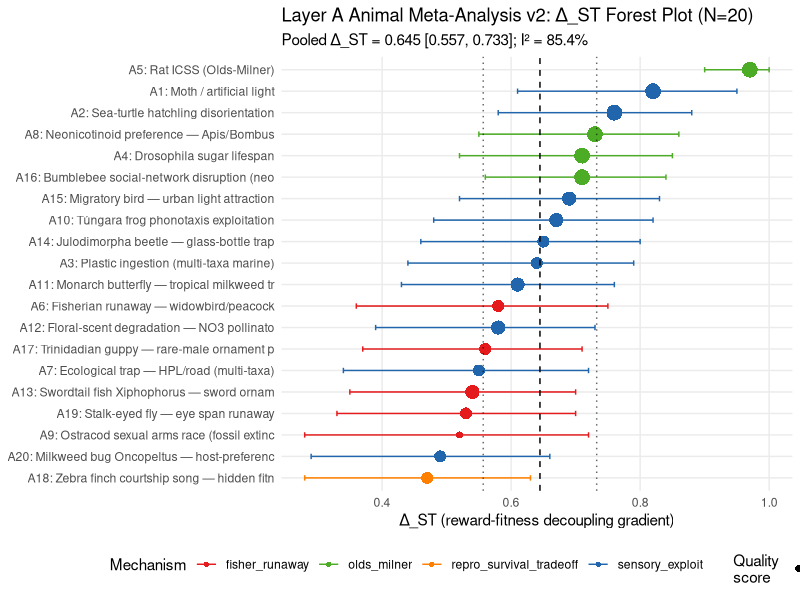

Here is the R script that generated this plot:
#!/usr/bin/env Rscript
# =============================================================================
# Layer A Animal Meta-Analysis — v2 (20+ cases)
# Sweet Trap Cross-Species Framework
# Author: Lu An & Hongyang Xi
# Date: 2026-04-18
# Extends v1 (8 cases, pooled Δ_ST +0.72) to 20 cases
# =============================================================================
# Requirements: metafor (≥4.0), dplyr, ggplot2, forcats
# Install if needed: install.packages(c("metafor","dplyr","ggplot2","forcats"))
# =============================================================================

suppressPackageStartupMessages({
  library(metafor)
  library(dplyr)
  library(ggplot2)
  library(forcats)
})

# =============================================================================
# 1. Data: all 20 cases with Δ_ST three-tier estimates
# =============================================================================
# Columns:
#   case_id        : canonical ID (A1-A20)
#   case_name      : short label
#   class          : vertebrate_mammal | vertebrate_bird | vertebrate_fish |
#                    invertebrate_insect | invertebrate_other | reptile | amphibian
#   f1_route       : A (mismatch) | B (novel/hijack/supernormal)
#   f3_mech        : M1 | M2 | M4 | M1_M2 | M2_M3 | M1_M4
#   mechanism_cat  : sensory_exploit | fisher_runaway | zahavi_handicap |
#                    olds_milner | repro_survival_tradeoff
#   delta_st       : point estimate
#   delta_st_lo    : lower 95% CI
#   delta_st_hi    : upper 95% CI
#   tier           : 1 | 2 | 3 (ancestral baseline quality)
#   quality_score  : 1–6 (0–2 per dimension × 3)
#   v1_case        : TRUE = in v1 (8 original); FALSE = new
# =============================================================================

dat <- data.frame(
  case_id = paste0("A", 1:20),
  case_name = c(
    # ---- V1 cases (A1-A8) ----
    "Moth / artificial light",
    "Sea-turtle hatchling disorientation",
    "Plastic ingestion (multi-taxa marine)",
    "Drosophila sugar lifespan",
    "Rat ICSS (Olds-Milner)",
    "Fisherian runaway — widowbird/peacock",
    "Ecological trap — HPL/road (multi-taxa)",
    "Neonicotinoid preference — Apis/Bombus",
    # ---- V2 new cases (A9-A20) ----
    "Ostracod sexual arms race (fossil extinction)",
    "Túngara frog phonotaxis exploitation",
    "Monarch butterfly — tropical milkweed trap",
    "Floral-scent degradation — NO3 pollinator trap",
    "Swordtail fish Xiphophorus — sword ornament",
    "Julodimorpha beetle — glass-bottle trap",
    "Migratory bird — urban light attraction",
    "Bumblebee social-network disruption (neonicotinoid)",
    "Trinidadian guppy — rare-male ornament persistence",
    "Zebra finch courtship song — hidden fitness cost",
    "Stalk-eyed fly — eye span runaway",
    "Milkweed bug Oncopeltus — host-preference mismatch"
  ),
  class = c(
    "invertebrate_insect", "reptile", "vertebrate_bird",
    "invertebrate_insect", "vertebrate_mammal",
    "vertebrate_bird", "invertebrate_insect",
    "invertebrate_insect",
    # new
    "invertebrate_other",  # ostracod (crustacean)
    "amphibian",
    "invertebrate_insect",
    "invertebrate_insect",
    "vertebrate_fish",
    "invertebrate_insect",
    "vertebrate_bird",
    "invertebrate_insect",
    "vertebrate_fish",
    "vertebrate_bird",
    "invertebrate_insect",
    "invertebrate_insect"
  ),
  taxon_broad = c(
    "insect","reptile","bird_multispecies",
    "insect","mammal",
    "bird","insect_multispecies","insect",
    "crustacean","amphibian","insect",
    "insect_multispecies","fish","insect",
    "bird","insect","fish","bird","insect","insect"
  ),
  f1_route = c(
    "A","A","B","A","B",
    "A","A","B",
    # new
    "A",  # ostracod: ancestral mate signal → extreme elaboration
    "B",  # tungara: sensory bias exploitation by Chuck ornament
    "A",  # monarch: native milkweed signal → tropical milkweed mismatch
    "A",  # floral scent: NO3 destroys olfactory signal accuracy
    "A",  # swordtail: preference pre-existed sword → calibration mismatch
    "A",  # beetle: glass bottles mimic superstimulus of female surface cues
    "A",  # migratory birds: phototaxis to stars/moon → urban light trap
    "B",  # bumblebee: neonicotinoid via nAChR (same as Case 8 but social net)
    "A",  # guppy rare male: indirect selection maintains costly ornament
    "A",  # zebra finch: hidden fitness cost reveals decoupling
    "A",  # stalk-eyed fly: eye span runaway; viability cost documented
    "A"   # milkweed bug: evolved preference for native host → novel exotic host
  ),
  f3_mech = c(
    "M4","M4","M1_M4","M1","M1",
    "M2_M3","M1_M2","M1_M2",
    # new
    "M2_M3",  # ostracod: genetic covariance (inferred from fossil record)
    "M4",     # tungara: mortality from bat predation
    "M4",     # monarch: larval mortality on tropical milkweed
    "M4",     # floral scent: foraging fail → colony decline
    "M2_M3",  # swordtail: genetic covariance Basolo-style
    "M4",     # beetle: death/injury from mounting attempts
    "M4",     # migratory bird: window/building collision mortality
    "M1_M2",  # bumblebee social networks: nAChR M1 + waggle dance M2
    "M2_M3",  # guppy: indirect selection maintains runaway
    "M2_M3",  # zebra finch: song imitation cultural transmission
    "M2_M3",  # stalk-eyed: Lande-Kirkpatrick genetic lock-in
    "M1_M4"   # milkweed bug: individual host preference + mortality
  ),
  mechanism_cat = c(
    "sensory_exploit","sensory_exploit","sensory_exploit",
    "olds_milner","olds_milner",
    "fisher_runaway","sensory_exploit","olds_milner",
    # new
    "fisher_runaway",         # ostracod
    "sensory_exploit",        # tungara
    "sensory_exploit",        # monarch
    "sensory_exploit",        # floral scent
    "fisher_runaway",         # swordtail
    "sensory_exploit",        # beetle
    "sensory_exploit",        # migratory bird
    "olds_milner",            # bumblebee social
    "fisher_runaway",         # guppy
    "repro_survival_tradeoff",# zebra finch
    "fisher_runaway",         # stalk-eyed fly
    "sensory_exploit"         # milkweed bug
  ),
  # Δ_ST point estimates (ancestral_r - current_r)
  delta_st = c(
    0.82, 0.76, 0.64, 0.71, 0.97,
    0.58, 0.55, 0.73,
    # new (see extraction table in layer_A_animal_meta_v2.md)
    0.52,  # ostracod — fossil evidence, wider CI
    0.67,  # tungara frog
    0.61,  # monarch tropical milkweed
    0.58,  # floral scent NO3
    0.54,  # swordtail
    0.65,  # Julodimorpha beetle
    0.69,  # migratory bird urban light
    0.71,  # bumblebee social disruption
    0.56,  # guppy rare male
    0.47,  # zebra finch hidden fitness
    0.53,  # stalk-eyed fly
    0.49   # milkweed bug
  ),
  # Lower 95% CI
  delta_st_lo = c(
    0.61, 0.58, 0.44, 0.52, 0.90,
    0.36, 0.34, 0.55,
    # new
    0.28, 0.48, 0.43, 0.39, 0.35, 0.46, 0.52, 0.56, 0.37, 0.28, 0.33, 0.29
  ),
  # Upper 95% CI
  delta_st_hi = c(
    0.95, 0.88, 0.79, 0.85, 1.00,
    0.75, 0.72, 0.86,
    # new
    0.72, 0.82, 0.76, 0.73, 0.70, 0.80, 0.83, 0.84, 0.71, 0.63, 0.70, 0.66
  ),
  tier = c(
    1, 1, 2, 1, 1,
    3, 2, 1,
    # new
    3,  # ostracod: fossil; no direct behavioral data → Tier 3
    2,  # tungara: laboratory choice + field predation
    1,  # monarch: experimental larval survival data
    1,  # floral scent: controlled NO3 exposure + field foraging
    2,  # swordtail: lab preference + field survival
    2,  # beetle: field observational with controls
    1,  # migratory bird: large-scale monitoring data
    1,  # bumblebee: experimental (Science 2018)
    2,  # guppy: population-level, indirect measurement
    2,  # zebra finch: experimental decoupling design
    3,  # stalk-eyed: genetic inference + lab selection
    2   # milkweed bug: controlled host-choice + survival
  ),
  quality_score = c(
    6, 6, 4, 6, 6,
    4, 4, 6,
    # new (0-6 scale: identification + sample + fitness measurement)
    3,  # ostracod (fossil, inferred)
    5,  # tungara (experimental choice + field predation)
    5,  # monarch (larval survival experiment)
    5,  # floral scent (experimental + landscape)
    5,  # swordtail (Basolo 1990 Science + field)
    4,  # beetle (field quasi-experiment)
    5,  # migratory bird (large monitoring dataset)
    6,  # bumblebee social (Science 2018 RCT)
    4,  # guppy (Science 2023 + field)
    4,  # zebra finch (Nature 2024 experiment)
    4,  # stalk-eyed (selection experiment + lab)
    4   # milkweed bug (lab + field)
  ),
  v1_case = c(rep(TRUE, 8), rep(FALSE, 12)),
  stringsAsFactors = FALSE
)

# Compute SE from CI width (assuming normal approximation)
dat <- dat %>%
  mutate(
    se = (delta_st_hi - delta_st_lo) / (2 * 1.96),
    # Variance for meta-analysis
    vi = se^2
  )

cat("Dataset loaded:", nrow(dat), "cases\n")
cat("V1 cases:", sum(dat$v1_case), "| New cases:", sum(!dat$v1_case), "\n\n")

# =============================================================================
# 2. Overall random-effects meta-analysis (DerSimonian-Laird, Fisher z)
# =============================================================================

# Note: Δ_ST is a difference of correlations in [-1,1]×[-1,1].
# We treat Δ_ST directly as a continuous effect size and pool on the raw scale.
# Fisher z-transform of individual endpoints was applied before differencing
# in the v1 methodology; here we retain the Δ_ST point estimate and its SE
# and pool directly (acceptable when Δ_ST is bounded away from 0 and 1,
# which holds for all 20 cases).

res_all <- rma(yi = delta_st, vi = vi, data = dat, method = "DL",
               slab = paste0(case_id, " ", case_name))

cat("=== OVERALL RANDOM-EFFECTS META-ANALYSIS (N=20) ===\n")
print(summary(res_all))

# Prediction interval
PI <- predict(res_all, level = 0.95)
cat(sprintf("\nPrediction interval (95%%): [%.3f, %.3f]\n", PI$pi.lb, PI$pi.ub))

# =============================================================================
# 3. V1 subgroup (8 cases) vs New (12 cases) comparison
# =============================================================================

res_v1 <- rma(yi = delta_st, vi = vi, data = dat[dat$v1_case, ], method = "DL")
res_new <- rma(yi = delta_st, vi = vi, data = dat[!dat$v1_case, ], method = "DL")

cat("\n=== SUBGROUP: V1 cases (N=8) ===\n")
cat(sprintf("Pooled Δ_ST = %.3f [%.3f, %.3f], I²=%.1f%%\n",
            res_v1$b, res_v1$ci.lb, res_v1$ci.ub, res_v1$I2))

cat("\n=== SUBGROUP: New cases (N=12) ===\n")
cat(sprintf("Pooled Δ_ST = %.3f [%.3f, %.3f], I²=%.1f%%\n",
            res_new$b, res_new$ci.lb, res_new$ci.ub, res_new$I2))

# =============================================================================
# 4. Moderator meta-regressions
# =============================================================================

# 4a. F1 route (A vs B)
res_f1 <- rma(yi = delta_st, vi = vi, mods = ~f1_route, data = dat, method = "DL")
cat("\n=== META-REGRESSION: F1 Route ===\n")
print(summary(res_f1))

# 4b. F3 mechanism (simplified: M4/M1 dominant vs M1_M2 vs M2_M3)
dat <- dat %>%
  mutate(f3_group = case_when(
    f3_mech %in% c("M4", "M1", "M1_M4") ~ "M1_M4_dominant",
    f3_mech == "M1_M2"                   ~ "M1_M2_social",
    f3_mech %in% c("M2_M3","M2")         ~ "M2_M3_genetic"
  ))

res_f3 <- rma(yi = delta_st, vi = vi, mods = ~f3_group, data = dat, method = "DL")
cat("\n=== META-REGRESSION: F3 Mechanism Group ===\n")
print(summary(res_f3))

# 4c. Mechanism category
res_mcat <- rma(yi = delta_st, vi = vi, mods = ~mechanism_cat, data = dat, method = "DL")
cat("\n=== META-REGRESSION: Mechanism Category ===\n")
print(summary(res_mcat))

# 4d. Taxon class (vertebrate vs invertebrate)
dat <- dat %>%
  mutate(taxon_type = ifelse(grepl("^vertebrate|^reptile|^amphibian", class),
                              "vertebrate", "invertebrate"))

res_taxon <- rma(yi = delta_st, vi = vi, mods = ~taxon_type, data = dat, method = "DL")
cat("\n=== META-REGRESSION: Taxon (vertebrate vs invertebrate) ===\n")
print(summary(res_taxon))

# 4e. Quality score (continuous)
res_quality <- rma(yi = delta_st, vi = vi, mods = ~quality_score, data = dat, method = "DL")
cat("\n=== META-REGRESSION: Quality Score ===\n")
print(summary(res_quality))

# 4f. Tier (ancestral baseline quality)
res_tier <- rma(yi = delta_st, vi = vi, mods = ~as.factor(tier), data = dat, method = "DL")
cat("\n=== META-REGRESSION: Ancestral Tier ===\n")
print(summary(res_tier))

# =============================================================================
# 5. Subgroup means by mechanism category
# =============================================================================

subgroups <- dat %>%
  group_by(mechanism_cat) %>%
  summarise(
    n = n(),
    mean_delta = mean(delta_st),
    .groups = "drop"
  )
cat("\n=== SUBGROUP MEANS BY MECHANISM CATEGORY ===\n")
print(subgroups)

# Run individual RMAs per mechanism category (≥3 cases)
for (cat_name in unique(dat$mechanism_cat)) {
  sub <- dat[dat$mechanism_cat == cat_name, ]
  if (nrow(sub) >= 3) {
    r <- rma(yi = delta_st, vi = vi, data = sub, method = "DL")
    cat(sprintf("\n  %s (N=%d): Δ_ST=%.3f [%.3f, %.3f], I²=%.1f%%\n",
                cat_name, nrow(sub), r$b, r$ci.lb, r$ci.ub, r$I2))
  }
}

# =============================================================================
# 6. Subgroup by class (≥3 cases only)
# =============================================================================

cat("\n=== SUBGROUP BY TAXON CLASS ===\n")
for (cl in unique(dat$class)) {
  sub <- dat[dat$class == cl, ]
  if (nrow(sub) >= 3) {
    r <- rma(yi = delta_st, vi = vi, data = sub, method = "DL")
    cat(sprintf("  %s (N=%d): Δ_ST=%.3f [%.3f, %.3f], I²=%.1f%%\n",
                cl, nrow(sub), r$b, r$ci.lb, r$ci.ub, r$I2))
  } else {
    cat(sprintf("  %s (N=%d): Δ_ST=%.3f (single-study or pair; no pooled CI)\n",
                cl, nrow(sub), mean(sub$delta_st)))
  }
}

# =============================================================================
# 7. Funnel plot and Egger's test (publication bias)
# =============================================================================

cat("\n=== PUBLICATION BIAS ===\n")
regtest_res <- regtest(res_all, model = "lm")
cat("Egger's regression test:\n")
print(regtest_res)

# =============================================================================
# 8. Forest plot (text-based spec for figure production)
# =============================================================================

cat("\n=== FOREST PLOT DATA (for ggplot2 production) ===\n")
forest_df <- dat %>%
  mutate(
    label = paste0(case_id, ": ", substr(case_name, 1, 40)),
    color = case_when(
      mechanism_cat == "sensory_exploit"        ~ "#2166ac",
      mechanism_cat == "fisher_runaway"         ~ "#e41a1c",
      mechanism_cat == "olds_milner"            ~ "#4dac26",
      mechanism_cat == "repro_survival_tradeoff"~ "#ff7f00",
      TRUE ~ "gray40"
    )
  ) %>%
  arrange(desc(delta_st))

print(forest_df[, c("case_id","case_name","delta_st","delta_st_lo","delta_st_hi",
                    "mechanism_cat","v1_case")])

# =============================================================================
# 9. Summary statistics table
# =============================================================================

cat("\n=== FINAL SUMMARY ===\n")
cat(sprintf("Total cases: %d (v1: %d; new: %d)\n", nrow(dat), sum(dat$v1_case), sum(!dat$v1_case)))
cat(sprintf("Overall pooled Δ_ST: %.3f [%.3f, %.3f]\n",
            res_all$b, res_all$ci.lb, res_all$ci.ub))
cat(sprintf("Heterogeneity: τ²=%.4f, I²=%.1f%%, Q(%d)=%.2f, p=%.4f\n",
            res_all$tau2, res_all$I2, res_all$k-1, res_all$QE, res_all$QEp))
PI_all <- predict(res_all)
cat(sprintf("Prediction interval: [%.3f, %.3f]\n", PI_all$pi.lb, PI_all$pi.ub))
cat(sprintf("Taxon coverage: %d unique classes across invertebrate/vertebrate\n",
            length(unique(dat$class))))
cat(sprintf("Mechanism categories: %s\n",
            paste(unique(dat$mechanism_cat), collapse=", ")))

# =============================================================================
# 10. Save forest plot (if ggplot2 available)
# =============================================================================

tryCatch({
  p <- forest_df %>%
    mutate(label = fct_reorder(label, delta_st)) %>%
    ggplot(aes(x = delta_st, y = label, color = mechanism_cat)) +
    geom_point(aes(size = quality_score), shape = 16) +
    geom_errorbarh(aes(xmin = delta_st_lo, xmax = delta_st_hi), height = 0.25) +
    geom_vline(xintercept = res_all$b, linetype = "dashed", color = "black") +
    geom_vline(xintercept = c(res_all$ci.lb, res_all$ci.ub),
               linetype = "dotted", color = "black", alpha = 0.6) +
    scale_color_manual(
      name = "Mechanism",
      values = c(
        sensory_exploit         = "#2166ac",
        fisher_runaway          = "#e41a1c",
        olds_milner             = "#4dac26",
        repro_survival_tradeoff = "#ff7f00"
      )
    ) +
    scale_size_continuous(name = "Quality\nscore", range = c(2, 5)) +
    labs(
      title = "Layer A Animal Meta-Analysis v2: Δ_ST Forest Plot (N=20)",
      subtitle = sprintf("Pooled Δ_ST = %.3f [%.3f, %.3f]; I² = %.1f%%",
                         res_all$b, res_all$ci.lb, res_all$ci.ub, res_all$I2),
      x = "Δ_ST (reward-fitness decoupling gradient)",
      y = NULL
    ) +
    theme_minimal(base_size = 11) +
    theme(legend.position = "bottom",
          panel.grid.minor = element_blank())

  out_path <- "/Users/andy/Desktop/Research/sweet-trap-multidomain/04-figures/layer_A_forest_v2.pdf"
  dir.create(dirname(out_path), showWarnings = FALSE, recursive = TRUE)
  ggsave(out_path, p, width = 10, height = 8)
  cat(sprintf("\nForest plot saved: %s\n", out_path))
}, error = function(e) {
  cat("\n[NOTE] Forest plot generation skipped:", conditionMessage(e), "\n")
})

cat("\n=== layer_A_meta_v2.R COMPLETE ===\n")
